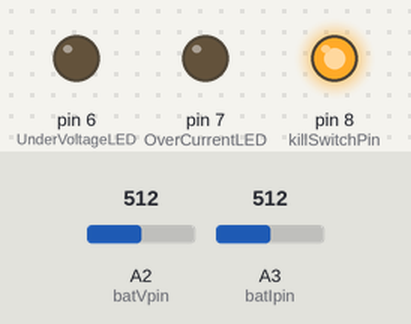
Bench run of a sketch on a simulated Arduino Uno, built with avr-gcc and run on an emulated ATmega328P. Shown: output pins drawn as LEDs (lit = HIGH). The inputs (shaded band) are chosen by the test bench; at power-on: A3 (batIpin) = 512, A2 (batVpin) = 512.

Above: at 0.1 s.
At 1.8 s:
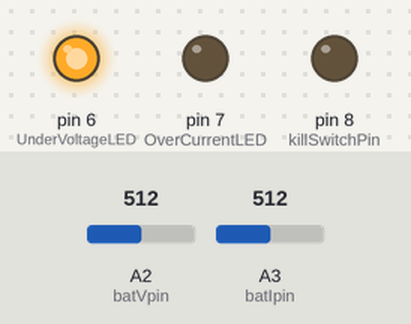
1.9 s: A3 (batIpin) set to 295
3.4 s: A3 (batIpin) set to 267
At 4.9 s:
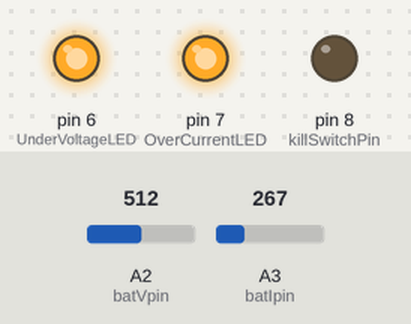
Timing chart, 0 to 6.4 s (numbered marks = the images above; inputs shaded):
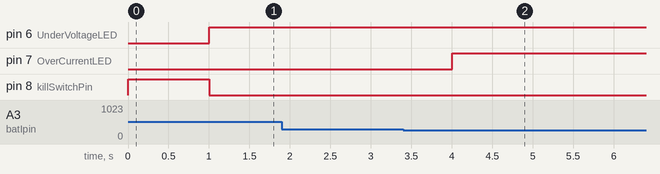

The sketch:

BatteryMonitoringFinal.ino
```cpp
#include <ros.h>
#include <geometry_msgs/Point.h>
// Voltage Monitoring Definitions
#define batVpin A2              // Analogue pin that voltage sensing is connected to
const double VCC = 5.0;          // set the supply voltage
int Vsamples = 15;              // Set number of samples

// Current Monitoring Definitions
#define batIpin A3                  // Analogue pin that current sensor Vout is connected to
double I_sensitivity = 20.0*0.001;    // Set sensitivity of current sensor in V/A  -  Find in datasheet (model currently used in ACS758LCB-100B)
double I_quiescentVoltage = VCC*0.5;    // Set quiescent voltage of sensor (found in datasheet)
int Isamples = 20;                       // Set number of samples

// Kill switch definitions
#define killSwitchPin 8
#define OverCurrentLED 7
#define UnderVoltageLED 6

// General variable definitions
float I;              // Variable to store the measured current
float V;              // Variable to store the measured voltage

// Ros code
ros::NodeHandle  nh;
geometry_msgs::Point point_msg;
ros::Publisher IV_Publisher("battery_status", &point_msg);

void setup() {
  Serial.begin(9600);
  pinMode(killSwitchPin, OUTPUT);             // sets the digital kill pin as output
  pinMode(OverCurrentLED, OUTPUT);            // sets the over current LED pin as output
  pinMode(UnderVoltageLED, OUTPUT);           // sets the under voltage LED pin as output
  digitalWrite(killSwitchPin, HIGH);          // Turn MOSFET on
  digitalWrite(OverCurrentLED, LOW);          // Turn over current LED off
  digitalWrite(UnderVoltageLED, LOW);         // Turn under voltage LED off
}

double batteryCurrent(){
  analogRead(batIpin);
  double V_Read=0;
  double current=0;

  for (int i=0; i<Isamples; i++){
    V_Read+=-(((analogRead(batIpin)+5)*(VCC/1023.0))-I_quiescentVoltage);      //4 is a number to make the current zero at 0 current
  }
  V_Read/=Isamples;

  current = V_Read/I_sensitivity;

  if(current>55.0){KillRobot(1);}

  return current;
}

double batteryVoltage(){
  double batV = 0;
  analogRead(batVpin);
  for (int i=0; i<Vsamples; i++){
    batV+=analogRead(batVpin)*(VCC/1023.0)*4.3054 + 0.105;       // Convert a to d value to measured value then scale analogue voltage to fit potential divider circuit (33k and 10k: (10+33)/10 = 4.3)
                                                                  // Calibration resulted in an adjustment og 4.3 to 4.3054 and a constant shift of 0.105
  }
  batV /= Vsamples;

  if(batV<13.6 && batV>5){KillRobot(2);}

  return batV;
}

void KillRobot(int killcode){
  digitalWrite(killSwitchPin, LOW);                       //Turn off all circuits by switching off MOSFET
  if(killcode == 1){
    //Serial.println("Overcurrent protection activated");
    digitalWrite(OverCurrentLED, HIGH);
  }
  else if(killcode = 2){
    //Serial.println("Undervoltage protection activated");
    digitalWrite(UnderVoltageLED, HIGH);
  }
}
int time_now = 0;
int period = 1000;
void loop() {
  if(millis() > time_now + period){
        time_now = millis();
        I=batteryCurrent();
        V=batteryVoltage();
        point_msg.x = I;
        point_msg.y = V;

        IV_Publisher.publish(&point_msg);
        //Now send V and I to Jetson over serial

      /*Serial.print("Battery voltage is ");
      Serial.print(V,2);
      Serial.println("V");
      Serial.print("Battery current is ");
      Serial.print(I,2);
      Serial.println("A");*/
  }
}
```

Measured:
- the behaviour switches between 282 and 281 on A3 (batIpin) (found by bisection; images 1 and 2)
- after the input at 1.9 s, every drawn part: stays the same
- after the input at 3.4 s, pin 7 (OverCurrentLED): LOW → HIGH after 0.61 s
